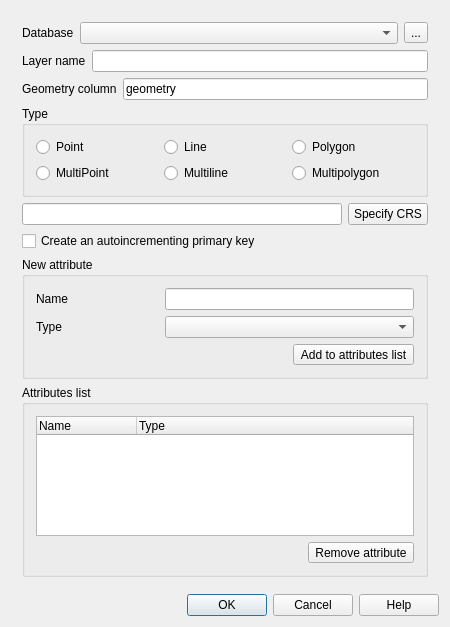
<?xml version="1.0" encoding="UTF-8"?>
<ui version="4.0">
 <class>QgsNewSpatialiteLayerDialogBase</class>
 <widget class="QDialog" name="QgsNewSpatialiteLayerDialogBase">
  <property name="geometry">
   <rect>
    <x>0</x>
    <y>0</y>
    <width>450</width>
    <height>627</height>
   </rect>
  </property>
  <property name="sizePolicy">
   <sizepolicy hsizetype="Expanding" vsizetype="Preferred">
    <horstretch>0</horstretch>
    <verstretch>0</verstretch>
   </sizepolicy>
  </property>
  <property name="minimumSize">
   <size>
    <width>351</width>
    <height>0</height>
   </size>
  </property>
  <property name="maximumSize">
   <size>
    <width>16777215</width>
    <height>16777215</height>
   </size>
  </property>
  <property name="windowTitle">
   <string>New Spatialite Layer</string>
  </property>
  <property name="modal">
   <bool>true</bool>
  </property>
  <layout class="QGridLayout" name="gridLayout_4">
   <item row="0" column="0">
    <widget class="QScrollArea" name="scrollArea">
     <property name="frameShape">
      <enum>QFrame::NoFrame</enum>
     </property>
     <property name="frameShadow">
      <enum>QFrame::Plain</enum>
     </property>
     <property name="widgetResizable">
      <bool>true</bool>
     </property>
     <widget class="QWidget" name="scrollAreaWidgetContents">
      <property name="geometry">
       <rect>
        <x>0</x>
        <y>0</y>
        <width>432</width>
        <height>581</height>
       </rect>
      </property>
      <layout class="QVBoxLayout" name="verticalLayout">
       <item>
        <layout class="QHBoxLayout" name="horizontalLayout">
         <item>
          <widget class="QLabel" name="mFileFormatLabel">
           <property name="enabled">
            <bool>true</bool>
           </property>
           <property name="text">
            <string>Database</string>
           </property>
           <property name="buddy">
            <cstring>mDatabaseComboBox</cstring>
           </property>
          </widget>
         </item>
         <item>
          <widget class="QComboBox" name="mDatabaseComboBox">
           <property name="enabled">
            <bool>true</bool>
           </property>
           <property name="sizePolicy">
            <sizepolicy hsizetype="Expanding" vsizetype="Fixed">
             <horstretch>0</horstretch>
             <verstretch>0</verstretch>
            </sizepolicy>
           </property>
          </widget>
         </item>
         <item>
          <widget class="QToolButton" name="toolButtonNewDatabase">
           <property name="toolTip">
            <string>Create a new Spatialite database</string>
           </property>
           <property name="text">
            <string>...</string>
           </property>
          </widget>
         </item>
        </layout>
       </item>
       <item>
        <layout class="QHBoxLayout" name="horizontalLayout_2">
         <item>
          <widget class="QLabel" name="label">
           <property name="text">
            <string>Layer name</string>
           </property>
           <property name="buddy">
            <cstring>leLayerName</cstring>
           </property>
          </widget>
         </item>
         <item>
          <widget class="QLineEdit" name="leLayerName">
           <property name="sizePolicy">
            <sizepolicy hsizetype="Expanding" vsizetype="Fixed">
             <horstretch>0</horstretch>
             <verstretch>0</verstretch>
            </sizepolicy>
           </property>
           <property name="toolTip">
            <string>Name for the new layer</string>
           </property>
          </widget>
         </item>
        </layout>
       </item>
       <item>
        <layout class="QHBoxLayout" name="horizontalLayout_4">
         <item>
          <widget class="QLabel" name="label_2">
           <property name="text">
            <string>Geometry column</string>
           </property>
           <property name="buddy">
            <cstring>leGeometryColumn</cstring>
           </property>
          </widget>
         </item>
         <item>
          <widget class="QLineEdit" name="leGeometryColumn">
           <property name="sizePolicy">
            <sizepolicy hsizetype="Expanding" vsizetype="Fixed">
             <horstretch>0</horstretch>
             <verstretch>0</verstretch>
            </sizepolicy>
           </property>
           <property name="toolTip">
            <string>Name for the new layer</string>
           </property>
           <property name="text">
            <string>geometry</string>
           </property>
          </widget>
         </item>
        </layout>
       </item>
       <item>
        <widget class="QGroupBox" name="buttonGroup1">
         <property name="sizePolicy">
          <sizepolicy hsizetype="Expanding" vsizetype="Preferred">
           <horstretch>0</horstretch>
           <verstretch>0</verstretch>
          </sizepolicy>
         </property>
         <property name="title">
          <string>Type</string>
         </property>
         <layout class="QGridLayout" name="gridLayout_2">
          <item row="0" column="0">
           <widget class="QRadioButton" name="mPointRadioButton">
            <property name="text">
             <string>Point</string>
            </property>
           </widget>
          </item>
          <item row="0" column="1">
           <widget class="QRadioButton" name="mLineRadioButton">
            <property name="text">
             <string>Line</string>
            </property>
           </widget>
          </item>
          <item row="0" column="2">
           <widget class="QRadioButton" name="mPolygonRadioButton">
            <property name="text">
             <string>Polygon</string>
            </property>
           </widget>
          </item>
          <item row="1" column="0">
           <widget class="QRadioButton" name="mMultipointRadioButton">
            <property name="text">
             <string>MultiPoint</string>
            </property>
           </widget>
          </item>
          <item row="1" column="1">
           <widget class="QRadioButton" name="mMultilineRadioButton">
            <property name="text">
             <string>Multiline</string>
            </property>
           </widget>
          </item>
          <item row="1" column="2">
           <widget class="QRadioButton" name="mMultipolygonRadioButton">
            <property name="text">
             <string>Multipolygon</string>
            </property>
           </widget>
          </item>
         </layout>
        </widget>
       </item>
       <item>
        <layout class="QHBoxLayout" name="horizontalLayout_3">
         <item>
          <widget class="QLineEdit" name="leSRID">
           <property name="toolTip">
            <string>Spatial Reference Id</string>
           </property>
           <property name="readOnly">
            <bool>true</bool>
           </property>
          </widget>
         </item>
         <item>
          <widget class="QPushButton" name="pbnFindSRID">
           <property name="sizePolicy">
            <sizepolicy hsizetype="Minimum" vsizetype="Fixed">
             <horstretch>0</horstretch>
             <verstretch>0</verstretch>
            </sizepolicy>
           </property>
           <property name="toolTip">
            <string>Specify the coordinate reference system of the layer's geometry.</string>
           </property>
           <property name="whatsThis">
            <string>Specify the coordinate reference system of the layer's geometry.</string>
           </property>
           <property name="text">
            <string>Specify CRS</string>
           </property>
          </widget>
         </item>
        </layout>
       </item>
       <item>
        <widget class="QCheckBox" name="checkBoxPrimaryKey">
         <property name="toolTip">
          <string>Add an integer id field as the primary key for the new layer</string>
         </property>
         <property name="text">
          <string>Create an autoincrementing primary key</string>
         </property>
        </widget>
       </item>
       <item>
        <widget class="QGroupBox" name="groupBox">
         <property name="title">
          <string>New attribute</string>
         </property>
         <layout class="QGridLayout" name="gridLayout">
          <item row="0" column="0">
           <widget class="QLabel" name="textLabel1">
            <property name="sizePolicy">
             <sizepolicy hsizetype="Minimum" vsizetype="Preferred">
              <horstretch>0</horstretch>
              <verstretch>0</verstretch>
             </sizepolicy>
            </property>
            <property name="text">
             <string>Name</string>
            </property>
            <property name="buddy">
             <cstring>mNameEdit</cstring>
            </property>
           </widget>
          </item>
          <item row="0" column="1" colspan="2">
           <widget class="QLineEdit" name="mNameEdit">
            <property name="sizePolicy">
             <sizepolicy hsizetype="Expanding" vsizetype="Fixed">
              <horstretch>0</horstretch>
              <verstretch>0</verstretch>
             </sizepolicy>
            </property>
            <property name="toolTip">
             <string>An attribute name</string>
            </property>
           </widget>
          </item>
          <item row="1" column="0">
           <widget class="QLabel" name="textLabel2">
            <property name="sizePolicy">
             <sizepolicy hsizetype="Minimum" vsizetype="Preferred">
              <horstretch>0</horstretch>
              <verstretch>0</verstretch>
             </sizepolicy>
            </property>
            <property name="text">
             <string>Type</string>
            </property>
            <property name="buddy">
             <cstring>mTypeBox</cstring>
            </property>
           </widget>
          </item>
          <item row="1" column="1" colspan="2">
           <widget class="QComboBox" name="mTypeBox">
            <property name="sizePolicy">
             <sizepolicy hsizetype="Expanding" vsizetype="Fixed">
              <horstretch>0</horstretch>
              <verstretch>0</verstretch>
             </sizepolicy>
            </property>
           </widget>
          </item>
          <item row="2" column="2">
           <widget class="QToolButton" name="mAddAttributeButton">
            <property name="sizePolicy">
             <sizepolicy hsizetype="Fixed" vsizetype="Fixed">
              <horstretch>0</horstretch>
              <verstretch>0</verstretch>
             </sizepolicy>
            </property>
            <property name="toolTip">
             <string>Add attribute to list</string>
            </property>
            <property name="layoutDirection">
             <enum>Qt::LeftToRight</enum>
            </property>
            <property name="text">
             <string>Add to attributes list</string>
            </property>
            <property name="icon">
             <iconset>
              <normaloff>../../images/themes/default/mActionNewAttribute.png</normaloff>../../images/themes/default/mActionNewAttribute.png</iconset>
            </property>
            <property name="toolButtonStyle">
             <enum>Qt::ToolButtonTextBesideIcon</enum>
            </property>
           </widget>
          </item>
         </layout>
        </widget>
       </item>
       <item>
        <widget class="QGroupBox" name="groupBox_2">
         <property name="title">
          <string>Attributes list</string>
         </property>
         <layout class="QGridLayout" name="gridLayout_3">
          <item row="1" column="0" colspan="3">
           <widget class="QTreeWidget" name="mAttributeView">
            <property name="sizePolicy">
             <sizepolicy hsizetype="Preferred" vsizetype="Expanding">
              <horstretch>0</horstretch>
              <verstretch>0</verstretch>
             </sizepolicy>
            </property>
            <property name="alternatingRowColors">
             <bool>true</bool>
            </property>
            <property name="rootIsDecorated">
             <bool>false</bool>
            </property>
            <property name="columnCount">
             <number>2</number>
            </property>
            <column>
             <property name="text">
              <string>Name</string>
             </property>
            </column>
            <column>
             <property name="text">
              <string>Type</string>
             </property>
            </column>
           </widget>
          </item>
          <item row="2" column="0">
           <spacer name="horizontalSpacer_2">
            <property name="orientation">
             <enum>Qt::Horizontal</enum>
            </property>
            <property name="sizeHint" stdset="0">
             <size>
              <width>40</width>
              <height>20</height>
             </size>
            </property>
           </spacer>
          </item>
          <item row="2" column="1" colspan="2">
           <widget class="QToolButton" name="mRemoveAttributeButton">
            <property name="sizePolicy">
             <sizepolicy hsizetype="Fixed" vsizetype="Fixed">
              <horstretch>0</horstretch>
              <verstretch>0</verstretch>
             </sizepolicy>
            </property>
            <property name="toolTip">
             <string>Delete selected attribute</string>
            </property>
            <property name="text">
             <string>Remove attribute</string>
            </property>
            <property name="icon">
             <iconset>
              <normaloff>../../images/themes/default/mActionDeleteAttribute.png</normaloff>../../images/themes/default/mActionDeleteAttribute.png</iconset>
            </property>
            <property name="toolButtonStyle">
             <enum>Qt::ToolButtonTextBesideIcon</enum>
            </property>
           </widget>
          </item>
         </layout>
        </widget>
       </item>
      </layout>
     </widget>
    </widget>
   </item>
   <item row="9" column="0">
    <widget class="QDialogButtonBox" name="buttonBox">
     <property name="orientation">
      <enum>Qt::Horizontal</enum>
     </property>
     <property name="standardButtons">
      <set>QDialogButtonBox::Cancel|QDialogButtonBox::Help|QDialogButtonBox::Ok</set>
     </property>
    </widget>
   </item>
  </layout>
 </widget>
 <layoutdefault spacing="6" margin="11"/>
 <tabstops>
  <tabstop>mDatabaseComboBox</tabstop>
  <tabstop>toolButtonNewDatabase</tabstop>
  <tabstop>leLayerName</tabstop>
  <tabstop>leGeometryColumn</tabstop>
  <tabstop>mPointRadioButton</tabstop>
  <tabstop>mLineRadioButton</tabstop>
  <tabstop>mPolygonRadioButton</tabstop>
  <tabstop>mMultipointRadioButton</tabstop>
  <tabstop>mMultilineRadioButton</tabstop>
  <tabstop>mMultipolygonRadioButton</tabstop>
  <tabstop>leSRID</tabstop>
  <tabstop>pbnFindSRID</tabstop>
  <tabstop>checkBoxPrimaryKey</tabstop>
  <tabstop>mNameEdit</tabstop>
  <tabstop>mTypeBox</tabstop>
  <tabstop>mAddAttributeButton</tabstop>
  <tabstop>mAttributeView</tabstop>
  <tabstop>mRemoveAttributeButton</tabstop>
  <tabstop>scrollArea</tabstop>
 </tabstops>
 <resources/>
 <connections>
  <connection>
   <sender>buttonBox</sender>
   <signal>rejected()</signal>
   <receiver>QgsNewSpatialiteLayerDialogBase</receiver>
   <slot>reject()</slot>
   <hints>
    <hint type="sourcelabel">
     <x>290</x>
     <y>585</y>
    </hint>
    <hint type="destinationlabel">
     <x>242</x>
     <y>308</y>
    </hint>
   </hints>
  </connection>
 </connections>
</ui>
